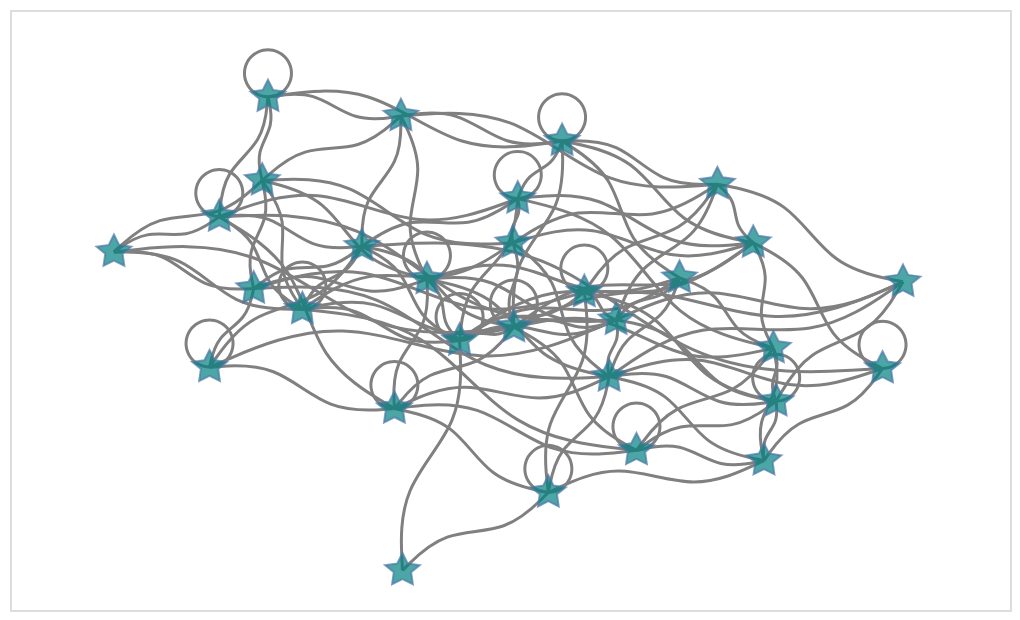

Source (notebook cell):
### Markdown cell above
Create controls to affect chart parameters:

### Code cell
# Some examples from Altair's Point and Line documentation pages

node_shape_select = alt.binding_select(name = 'node shape',
    options = ['arrow', 'circle', 'square', 'cross', 'diamond', 'wedge', 'stroke',
        'triangle', 'triangle-up', 'triangle-down', 'triangle-right', 'triangle-left',
        'M-1,-1H1V1H-1Z', 'M0,.5L.6,.8L.5,.1L1,-.3L.3,-.4L0,-1L-.3,-.4L-1,-.3L-.5,.1L-.6,.8L0,.5Z'
    ]
)
node_shape_var = alt.param(bind = node_shape_select, value = 'M0,.5L.6,.8L.5,.1L1,-.3L.3,-.4L0,-1L-.3,-.4L-1,-.3L-.5,.1L-.6,.8L0,.5Z')

node_size_slider = alt.binding_range(min = 0, max = 500, step = 10, name = 'node size')
node_size_var = alt.param(bind = node_size_slider, value = 300)

edge_width_slider = alt.binding_range(min = 0, max = 10, step = 0.5, name = 'edge width')
edge_width_var = alt.param(bind = edge_width_slider, value = 1.5)

# Pass the bound parameters through the appropriate *_kwargs (and "register" them on the output chart)
anx.draw_networkx(G, pos,
    node_tooltip = ['name', 'importance', 'viable'],
    curved_edges = True, edge_control_points = [(0.333, 0.1), (0.666, -0.1)],
    node_mark_kwargs = dict(shape = node_shape_var, size = node_size_var),
    edge_mark_kwargs = dict(strokeWidth = edge_width_var)
).add_params(node_shape_var, node_size_var, edge_width_var).interactive()

### Figure 1 — Vega-Lite specification as saved in the notebook (floating-point values rounded to 4 significant figures; data arrays with more than 128 entries replaced by an {"elided": "..."} marker saying what was removed)
{"config": {"view": {"continuousWidth": 300, "continuousHeight": 300}}, "layer": [{"data": {"name": "data-1498eef9efa34cbef3bec36e6d938f06"}, "mark": {"type": "line", "color": "grey", "interpolate": "basis", "point": {"opacity": 0, "size": 400}, "strokeWidth": {"expr": "param_09596d8f7dbd3fe2"}}, "encoding": {"detail": {"field": "edge", "type": "quantitative"}, "order": {"field": "order", "type": "quantitative"}, "x": {"axis": null, "field": "x", "type": "quantitative"}, "y": {"axis": null, "field": "y", "type": "quantitative"}}, "name": "view_bc8791d84f86d99a_0"}, {"data": {"name": "data-e85bd6acfd169b6c88eb91efb2ea89f9"}, "mark": {"type": "point", "fill": "teal", "shape": {"expr": "param_bcd5a928aa3b5469"}, "size": {"expr": "param_679f30bdfc975a01"}, "strokeWidth": 1.0}, "encoding": {"tooltip": [{"field": "name", "type": "quantitative"}, {"field": "importance", "type": "quantitative"}, {"field": "viable", "type": "nominal"}], "x": {"axis": null, "field": "x", "type": "quantitative"}, "y": {"axis": null, "field": "y", "type": "quantitative"}}}], "encoding": {"x": {"scale": {"domain": [-0.2195, 1.893]}}, "y": {"scale": {"domain": [-0.08366, 1.184]}}}, "height": 300.0, "params": [{"name": "param_bcd5a928aa3b5469", "bind": {"input": "select", "options": ["arrow", "circle", "square", "cross", "diamond", "wedge", "stroke", "triangle", "triangle-up", "triangle-down", "triangle-right", "triangle-left", "M-1,-1H1V1H-1Z", "M0,.5L.6,.8L.5,.1L1,-.3L.3,-.4L0,-1L-.3,-.4L-1,-.3L-.5,.1L-.6,.8L0,.5Z"], "name": "node shape"}, "value": "M0,.5L.6,.8L.5,.1L1,-.3L.3,-.4L0,-1L-.3,-.4L-1,-.3L-.5,.1L-.6,.8L0,.5Z"}, {"name": "param_679f30bdfc975a01", "bind": {"input": "range", "max": 500, "min": 0, "name": "node size", "step": 10}, "value": 300}, {"name": "param_09596d8f7dbd3fe2", "bind": {"input": "range", "max": 10, "min": 0, "name": "edge width", "step": 0.5}, "value": 1.5}, {"name": "param_1e9efca18e7a2868", "select": {"type": "interval", "encodings": ["x", "y"]}, "bind": "scales", "views": ["view_bc8791d84f86d99a_0"]}], "width": 500.0, "$schema": "https://vega.github.io/schema/vega-lite/v6.4.1.json", "datasets": {"data-1498eef9efa34cbef3bec36e6d938f06": {"elided": "877 records"}, "data-e85bd6acfd169b6c88eb91efb2ea89f9": [{"node": 0, "x": 1.399, "y": 0.3571, "importance": -1.278, "name": 375, "viable": "no"}, {"node": 1, "x": 0.398, "y": 0.5516, "importance": 0.7034, "name": 871, "viable": "yes"}, {"node": 2, "x": 0.5238, "y": 0.6845, "importance": 0.2725, "name": 20, "viable": "yes"}, {"node": 3, "x": 0.9176, "y": 0.1644, "importance": -0.2476, "name": 579, "viable": "yes"}, {"node": 4, "x": 1.393, "y": 0.4693, "importance": 0.4382, "name": 926, "viable": "yes"}, {"node": 5, "x": 0.6094, "y": 0.0, "importance": -0.8683, "name": 316, "viable": "no"}, {"node": 6, "x": 0.2225, "y": 0.7471, "importance": 0.8133, "name": 675, "viable": "no"}, {"node": 7, "x": 1.061, "y": 0.5293, "importance": -0.2371, "name": 426, "viable": "no"}, {"node": 8, "x": 0.5924, "y": 0.3417, "importance": -0.7036, "name": 757, "viable": "no"}, {"node": 9, "x": 1.104, "y": 0.2538, "importance": -2.645, "name": 90, "viable": "no"}, {"node": 10, "x": 1.373, "y": 0.2321, "importance": -0.5532, "name": 48, "viable": "yes"}, {"node": 11, "x": 1.275, "y": 0.8157, "importance": 0.6334, "name": 591, "viable": "yes"}, {"node": 12, "x": 0.3132, "y": 0.8236, "importance": -1.483, "name": 586, "viable": "no"}, {"node": 13, "x": 0.8447, "y": 0.5138, "importance": 1.595, "name": 81, "viable": "yes"}, {"node": 14, "x": 0.6612, "y": 0.6151, "importance": 0.4182, "name": 439, "viable": "yes"}, {"node": 15, "x": 0.8429, "y": 0.6917, "importance": 0.4315, "name": 798, "viable": "yes"}, {"node": 16, "x": 1.667, "y": 0.6096, "importance": 0.1832, "name": 493, "viable": "yes"}, {"node": 17, "x": 0.202, "y": 0.4292, "importance": -0.5643, "name": 725, "viable": "no"}, {"node": 18, "x": 0.853, "y": 0.7854, "importance": -1.642, "name": 672, "viable": "yes"}, {"node": 19, "x": 0.2952, "y": 0.5952, "importance": -1.14, "name": 629, "viable": "yes"}, {"node": 20, "x": 0.9466, "y": 0.907, "importance": -1.722, "name": 825, "viable": "no"}, {"node": 21, "x": 1.623, "y": 0.4265, "importance": 0.2248, "name": 91, "viable": "yes"}, {"node": 22, "x": 0.0, "y": 0.6728, "importance": 0.02047, "name": 302, "viable": "yes"}, {"node": 23, "x": 1.35, "y": 0.6921, "importance": -1.21, "name": 801, "viable": "no"}, {"node": 24, "x": 0.3253, "y": 1.0, "importance": -1.702, "name": 478, "viable": "yes"}, {"node": 25, "x": 0.7301, "y": 0.4854, "importance": -0.248, "name": 966, "viable": "no"}, {"node": 26, "x": 0.9936, "y": 0.5878, "importance": 0.4766, "name": 724, "viable": "yes"}, {"node": 27, "x": 1.046, "y": 0.4093, "importance": 2.035, "name": 630, "viable": "no"}, {"node": 28, "x": 0.6062, "y": 0.9597, "importance": -1.167, "name": 345, "viable": "no"}, {"node": 29, "x": 1.195, "y": 0.618, "importance": 0.3874, "name": 460, "viable": "yes"}]}}
